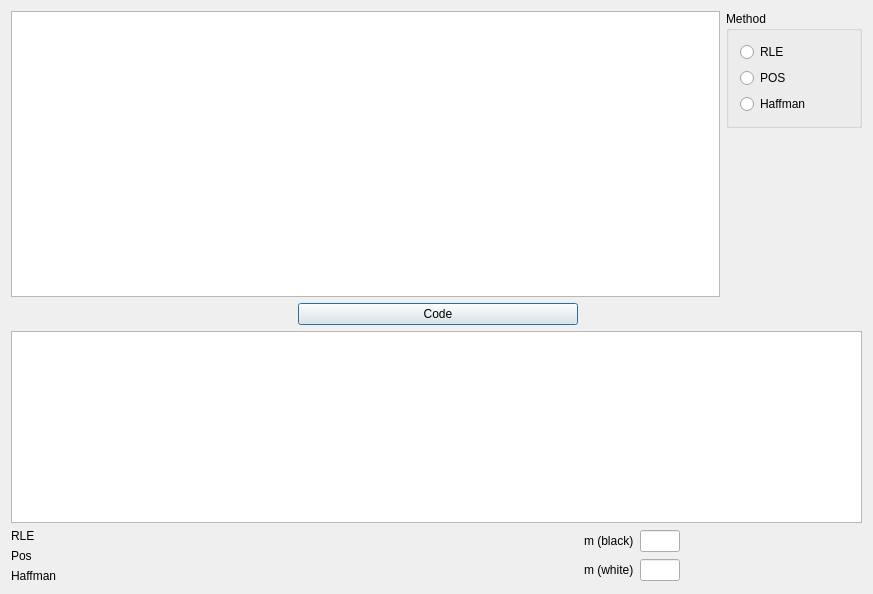
<?xml version="1.0" encoding="UTF-8"?>
<ui version="4.0">
 <class>Dialog</class>
 <widget class="QDialog" name="Dialog">
  <property name="geometry">
   <rect>
    <x>0</x>
    <y>0</y>
    <width>873</width>
    <height>594</height>
   </rect>
  </property>
  <property name="windowTitle">
   <string>Dialog</string>
  </property>
  <layout class="QGridLayout" name="gridLayout_2">
   <item row="0" column="0" rowspan="2" colspan="3">
    <widget class="QTextEdit" name="seriesTB"/>
   </item>
   <item row="0" column="3">
    <widget class="QGroupBox" name="groupBox">
     <property name="title">
      <string>Method</string>
     </property>
     <layout class="QVBoxLayout" name="verticalLayout">
      <item>
       <widget class="QRadioButton" name="rleRB">
        <property name="text">
         <string>RLE</string>
        </property>
       </widget>
      </item>
      <item>
       <widget class="QRadioButton" name="posRB">
        <property name="text">
         <string>POS</string>
        </property>
       </widget>
      </item>
      <item>
       <widget class="QRadioButton" name="haffmanRB">
        <property name="text">
         <string>Haffman</string>
        </property>
       </widget>
      </item>
     </layout>
    </widget>
   </item>
   <item row="1" column="3">
    <spacer name="verticalSpacer">
     <property name="orientation">
      <enum>Qt::Vertical</enum>
     </property>
     <property name="sizeHint" stdset="0">
      <size>
       <width>20</width>
       <height>142</height>
      </size>
     </property>
    </spacer>
   </item>
   <item row="2" column="0">
    <spacer name="horizontalSpacer_2">
     <property name="orientation">
      <enum>Qt::Horizontal</enum>
     </property>
     <property name="sizeHint" stdset="0">
      <size>
       <width>278</width>
       <height>20</height>
      </size>
     </property>
    </spacer>
   </item>
   <item row="2" column="1">
    <layout class="QHBoxLayout" name="horizontalLayout">
     <item>
      <widget class="QPushButton" name="codeButton">
       <property name="text">
        <string>Code</string>
       </property>
      </widget>
     </item>
    </layout>
   </item>
   <item row="2" column="2" colspan="2">
    <spacer name="horizontalSpacer_3">
     <property name="orientation">
      <enum>Qt::Horizontal</enum>
     </property>
     <property name="sizeHint" stdset="0">
      <size>
       <width>278</width>
       <height>20</height>
      </size>
     </property>
    </spacer>
   </item>
   <item row="3" column="0" colspan="4">
    <widget class="QTextEdit" name="codeTB"/>
   </item>
   <item row="4" column="0">
    <layout class="QFormLayout" name="formLayout">
     <item row="0" column="0">
      <widget class="QLabel" name="label">
       <property name="text">
        <string>RLE</string>
       </property>
      </widget>
     </item>
     <item row="0" column="1">
      <widget class="QLabel" name="rleLabel">
       <property name="text">
        <string/>
       </property>
      </widget>
     </item>
     <item row="1" column="0">
      <widget class="QLabel" name="label_2">
       <property name="text">
        <string>Pos</string>
       </property>
      </widget>
     </item>
     <item row="1" column="1">
      <widget class="QLabel" name="posLabel">
       <property name="text">
        <string/>
       </property>
      </widget>
     </item>
     <item row="2" column="0">
      <widget class="QLabel" name="label_3">
       <property name="text">
        <string>Haffman</string>
       </property>
      </widget>
     </item>
     <item row="2" column="1">
      <widget class="QLabel" name="haffmanLabel">
       <property name="text">
        <string/>
       </property>
      </widget>
     </item>
    </layout>
   </item>
   <item row="4" column="1">
    <spacer name="horizontalSpacer">
     <property name="orientation">
      <enum>Qt::Horizontal</enum>
     </property>
     <property name="sizeHint" stdset="0">
      <size>
       <width>278</width>
       <height>20</height>
      </size>
     </property>
    </spacer>
   </item>
   <item row="4" column="2">
    <layout class="QGridLayout" name="gridLayout">
     <item row="0" column="0">
      <widget class="QLabel" name="label_4">
       <property name="sizePolicy">
        <sizepolicy hsizetype="Minimum" vsizetype="Preferred">
         <horstretch>0</horstretch>
         <verstretch>0</verstretch>
        </sizepolicy>
       </property>
       <property name="text">
        <string>m (black)</string>
       </property>
      </widget>
     </item>
     <item row="0" column="1">
      <widget class="QLineEdit" name="blackEdit">
       <property name="sizePolicy">
        <sizepolicy hsizetype="Minimum" vsizetype="Fixed">
         <horstretch>0</horstretch>
         <verstretch>0</verstretch>
        </sizepolicy>
       </property>
       <property name="maximumSize">
        <size>
         <width>40</width>
         <height>16777215</height>
        </size>
       </property>
      </widget>
     </item>
     <item row="0" column="2">
      <widget class="QLabel" name="blackLengthLabel">
       <property name="text">
        <string/>
       </property>
      </widget>
     </item>
     <item row="1" column="0">
      <widget class="QLabel" name="label_5">
       <property name="sizePolicy">
        <sizepolicy hsizetype="Minimum" vsizetype="Preferred">
         <horstretch>0</horstretch>
         <verstretch>0</verstretch>
        </sizepolicy>
       </property>
       <property name="text">
        <string>m (white)</string>
       </property>
      </widget>
     </item>
     <item row="1" column="1">
      <widget class="QLineEdit" name="whiteEdit">
       <property name="sizePolicy">
        <sizepolicy hsizetype="Minimum" vsizetype="Fixed">
         <horstretch>0</horstretch>
         <verstretch>0</verstretch>
        </sizepolicy>
       </property>
       <property name="maximumSize">
        <size>
         <width>40</width>
         <height>16777215</height>
        </size>
       </property>
      </widget>
     </item>
     <item row="1" column="2">
      <widget class="QLabel" name="whiteLengthLabel">
       <property name="text">
        <string/>
       </property>
      </widget>
     </item>
    </layout>
   </item>
  </layout>
 </widget>
 <layoutdefault spacing="6" margin="11"/>
 <resources/>
 <connections/>
</ui>
